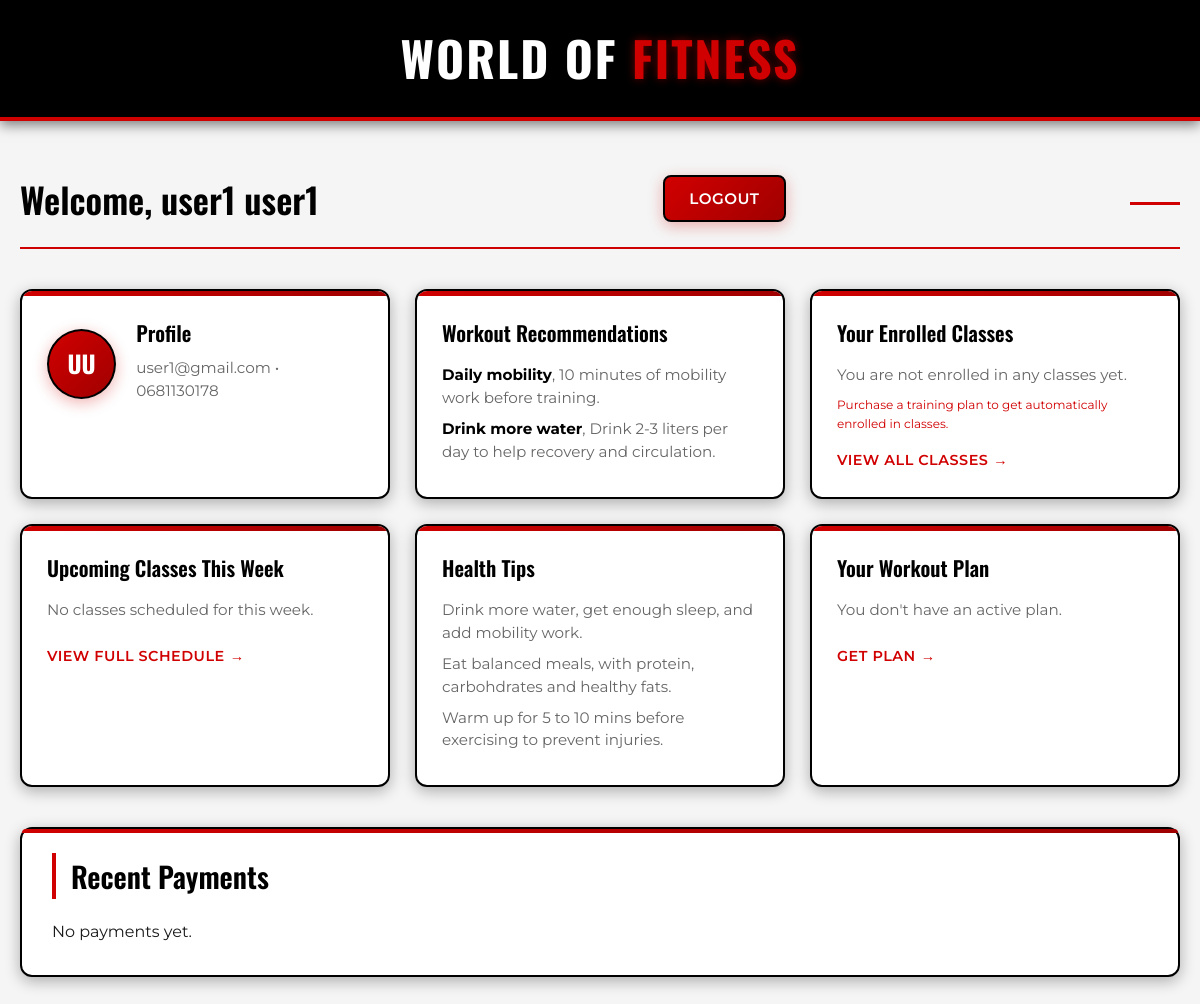
The page /users page/dashboard.php (signed in) on the database its author committed.
### tables this page shows
CREATE TABLE `users` (
  `idusers` int(11) NOT NULL AUTO_INCREMENT,
  `firstName` varchar(100) NOT NULL,
  `surname` varchar(100) NOT NULL,
  `email` varchar(255) NOT NULL,
  `numberPhone` varchar(15) NOT NULL,
  `idNumber` varchar(20) NOT NULL,
  `pwd` varchar(100) NOT NULL,
  PRIMARY KEY (`idusers`),
  UNIQUE KEY `userscol1_UNIQUE` (`email`)
);

CREATE TABLE `recommendations` (
  `id` int(11) NOT NULL AUTO_INCREMENT,
  `user_id` int(11) DEFAULT NULL,
  `title` varchar(140) NOT NULL,
  `summary` varchar(255) DEFAULT NULL,
  `created_at` timestamp NOT NULL DEFAULT current_timestamp(),
  PRIMARY KEY (`id`),
  KEY `idx_rec_user` (`user_id`),
  CONSTRAINT `fk_rec_user` FOREIGN KEY (`user_id`) REFERENCES `users` (`idusers`) ON DELETE SET NULL ON UPDATE CASCADE
);

### users page/dashboard.php (called while the page is built, shortened)
<?php
$rootDir = dirname(__DIR__);
require_once $rootDir . '/api/config_session.php';
require_once $rootDir . '/api/dbh.php';
require_once $rootDir . '/users page/includes/model.php';
require_once $rootDir . '/users page/includes/contr.php';
$userId = (int) $_SESSION['user_idusers'];
$data = getUserDashboardData($pdo, $userId);
$cssPath = 'style.css?v=' . time();
require_once $rootDir . '/users page/includes/view.php';
?>

### users page/includes/model.php (called while the page is built, shortened)
<?php
function fetchUserById(object $pdo, int $userId): ?array {
    $sql = "SELECT idusers, firstName, surname, numberPhone, idNumber, email
            FROM users WHERE idusers = :id LIMIT 1";
    $stmt = $pdo->prepare($sql);
    $stmt->bindValue(':id', $userId, PDO::PARAM_INT);
    $stmt->execute();
    return $stmt->fetch(PDO::FETCH_ASSOC) ?: null;
}
function fetchUserClasses(object $pdo, int $userId): array {
    $sql = "SELECT c.*
            FROM classes c
            JOIN class_enrollments e ON e.class_id = c.id
            WHERE e.user_id = :uid
            ORDER BY FIELD(c.day_of_week,'Monday','Tuesday','Wednesday','Thursday','Friday','Saturday','Sunday'), c.start_time";
    $stmt = $pdo->prepare($sql);
    $stmt->bindValue(':uid', $userId, PDO::PARAM_INT);
    $stmt->execute();
    return $stmt->fetchAll(PDO::FETCH_ASSOC) ?: [];
}
function fetchUserEvents(object $pdo, int $userId): array {
    $sql = "SELECT c.id, c.title, c.day_of_week, c.start_time, c.end_time, c.room
            FROM classes c
            JOIN class_enrollments e ON e.class_id = c.id
            WHERE e.user_id = :uid
            ORDER BY
                FIELD(c.day_of_week,'Monday','Tuesday','Wednesday','Thursday','Friday','Saturday','Sunday'),
                c.start_time ASC";
    $stmt = $pdo->prepare($sql);
    $stmt->bindValue(':uid', $userId, PDO::PARAM_INT);
    $stmt->execute();
    return $stmt->fetchAll(PDO::FETCH_ASSOC) ?: [];
}
function fetchWorkoutRecommendations(object $pdo, int $userId): array {
    $sql = "SELECT id, title, summary FROM recommendations
            WHERE user_id = :uid OR user_id IS NULL
            ORDER BY id DESC LIMIT 10";
    $stmt = $pdo->prepare($sql);
    $stmt->bindValue(':uid', $userId, PDO::PARAM_INT);
    $stmt->execute();
    return $stmt->fetchAll(PDO::FETCH_ASSOC) ?: [];
}
function fetchUserPlan(object $pdo, int $userId): ?array {
    $sql = "SELECT up.id as user_plan_id, p.id as plan_id, p.title, p.price, p.description, up.expires_at
            FROM user_plans up
            JOIN plans p ON p.id = up.plan_id
            WHERE up.user_id = :uid
            ORDER BY up.purchased_at DESC
            LIMIT 1";
    $stmt = $pdo->prepare($sql);
    $stmt->bindValue(':uid', $userId, PDO::PARAM_INT);
    $stmt->execute();
    return $stmt->fetch(PDO::FETCH_ASSOC) ?: null;
}
function fetchPaidClassIdsByUser(object $pdo, int $userId): array {
    $sql = "SELECT class_id FROM payments WHERE user_id = :uid AND class_id IS NOT NULL";
    $stmt = $pdo->prepare($sql);
    $stmt->bindValue(':uid', $userId, PDO::PARAM_INT);
    $stmt->execute();
    return $stmt->fetchAll(PDO::FETCH_COLUMN, 0);
}
function fetchPaymentsByUser(object $pdo, int $userId): array {
    $sql = "SELECT p.*, pl.title as plan_title, c.title as class_title
            FROM payments p
            LEFT JOIN plans pl ON p.plan_id = pl.id
            LEFT JOIN classes c ON p.class_id = c.id
            WHERE p.user_id = :uid
            ORDER BY p.paid_at DESC
            LIMIT 10";
    $stmt = $pdo->prepare($sql);
    $stmt->bindValue(':uid', $userId, PDO::PARAM_INT);
    $stmt->execute();
    return $stmt->fetchAll(PDO::FETCH_ASSOC) ?: [];
}
function fetchAllClasses(object $pdo): array {
    $sql = "SELECT * FROM classes
            ORDER BY FIELD(day_of_week,'Monday','Tuesday','Wednesday','Thursday','Friday','Saturday','Sunday'), start_time";
    $stmt = $pdo->prepare($sql);
    $stmt->execute();
    return $stmt->fetchAll(PDO::FETCH_ASSOC) ?: [];
}
?>

### users page/includes/contr.php (called while the page is built, shortened)
<?php
require_once __DIR__ . '/model.php';
function getUserDashboardData(object $pdo, int $userId): array {
    $user = fetchUserById($pdo, $userId);
    $classes = fetchUserClasses($pdo, $userId);
    $events = fetchUserEvents($pdo, $userId);
    $recs = fetchWorkoutRecommendations($pdo, $userId);
    $plan = fetchUserPlan($pdo, $userId);
    $payments = fetchPaymentsByUser($pdo, $userId);
    $paidClassIds = fetchPaidClassIdsByUser($pdo, $userId);
    $allClasses = fetchAllClasses($pdo);
    return [
        'user' => $user,
        'classes' => $classes,
        'events' => $events,
        'recs' => $recs,
        'plan' => $plan,
        'payments' => $payments,
        'paidClassIds' => $paidClassIds,
        'allClasses' => $allClasses
    ];
}
?>

### users page/includes/view.php (the view, shortened to what this page needs)
<?php
$user = $data['user'] ?? null;
$classes = $data['classes'] ?? [];
$events = $data['events'] ?? [];
$recs = $data['recs'] ?? [];
$plan = $data['plan'] ?? null;
$payments = $data['payments'] ?? [];
?>
<!doctype html>
<html lang="en">
<head>
  <link rel="stylesheet" href="<?= $cssPath ?>">
</head>
<body>
<div class="world-fitness-banner">
  <div class="banner-content">
    <h1><span class="world-text">WORLD OF </span><span class="fitness-text">FITNESS</span></h1>
  </div>
</div>
<div class="dashboard container">
  <header class="dashboard-header">
    <?php if ($user): ?>
      <h1>Welcome, <?= htmlspecialchars($user['firstName'] . ' ' . $user['surname']) ?></h1>
    <?php else: ?>
      <h1>Welcome, User</h1>
    <?php endif; ?>
    <form class="logout" action="../api/logout.php" method="post">
      <button class="btn primary" type="submit" title="Logout">Logout</button>
    </form>
  </header>
  <div class="dash-grid">
    <div class="widget" data-panel="profile">
      <div class="profile">
        <?php if ($user): ?>
          <div class="avatar"><?= strtoupper(substr($user['firstName'],0,1) . substr($user['surname'],0,1)) ?></div>
          <div>
            <h3>Profile</h3>
            <p class="meta"><?= htmlspecialchars($user['email']) ?> • <?= htmlspecialchars($user['numberPhone']) ?></p>
          </div>
        <?php endif; ?>
      </div>
    </div>
    <div class="widget" data-panel="recommendations">
      <h3>Workout Recommendations</h3>
      <?php if (empty($recs)): ?>
        <p class="meta">No recommendations available at the moment.</p>
      <?php else: ?>
        <?php foreach(array_slice($recs,0,3) as $r): ?>
          <p class="meta">
            <strong><?= htmlspecialchars($r['title'] ?? 'Untitled') ?></strong>,
            <?= htmlspecialchars($r['summary'] ?? 'No description') ?>
          </p>
        <?php endforeach; ?>
      <?php endif; ?>
    </div>
    <div class="widget" data-panel="classes">
      <h3>Your Enrolled Classes</h3>
      <?php if (empty($classes)): ?>
        <p class="meta">You are not enrolled in any classes yet.</p>
        <?php if ($plan): ?>
          <p class="no-classes-message">
            You have a <?= htmlspecialchars($plan['title']) ?> plan but no class enrollments.<br>
            Classes should be automatically assigned. Please contact support if this doesn't update soon.
          </p>
        <?php else: ?>
          <p class="no-classes-message">
            Purchase a training plan to get automatically enrolled in classes.
          </p>
        <?php endif; ?>
      <?php endif; ?>
      <div class="more">
    <a href="classes.php" style="color: inherit; text-decoration: none;">
        View all classes
    </a>
</div>
    </div>
    <div class="widget" data-panel="calendar">
      <h3>Upcoming Classes This Week</h3>
      <?php if (empty($events)): ?>
        <p class="meta">No classes scheduled for this week.</p>
      <?php endif; ?>
      <div class="more">
    <a href="classes.php" style="color: inherit; text-decoration: none;">
        View full schedule
    </a>
</div>
    </div>
    <div class="widget" data-panel="tips">
      <h3>Health Tips</h3>
      <p class="meta">Drink more water, get enough sleep, and add mobility work.</p>
      <p class="meta">Eat balanced meals, with protein, carbohdrates and healthy fats.</p>
      <p class="meta">Warm up for 5 to 10 mins before exercising to prevent injuries.</p>
    </div>
    <div class="widget" data-panel="plan">
      <h3>Your Workout Plan</h3>
      <?php if ($plan): ?>
        <p class="meta">
          <strong><?= htmlspecialchars($plan['title'] ?? 'No Title') ?></strong><br>
          <?= htmlspecialchars($plan['description'] ?? 'No description available') ?>
        </p>
        <p class="meta">
          <strong>Price:</strong> R<?= number_format((float)($plan['price'] ?? 0), 2) ?><br>
          <?php if ($plan['expires_at']): ?>
            <strong>Expires:</strong> <?= date('F j, Y', strtotime($plan['expires_at'])) ?>
          <?php endif; ?>
        </p>
      <?php else: ?>
        <p class="meta">You don't have an active plan.</p>
      <?php endif; ?>
      <div class="more">
        <a href="../payment/index.php" style="color: inherit; text-decoration: none;">
          <?= $plan ? 'Change Plan' : 'Get Plan' ?>
        </a>
      </div>
    </div>
  </div>
  <section class="payments-section">
    <h2>Recent Payments</h2>
    <?php if (empty($payments)): ?>
      <p>No payments yet.</p>
    <?php endif; ?>
  </section>
</div>
</body>
</html>

### users page/includes/view.php (style rules this page uses)
.world-fitness-banner { background: #000000; color: #ffffff; padding: 20px 0; text-align: center; border-bottom: 4px solid #d10000; }
.world-fitness-banner h1 { font-family: 'Oswald', Arial, sans-serif; font-size: 3rem; font-weight: 700; margin: 0; }
.fitness-text { color: #d10000; }
.no-classes-message { color: #d10000; font-size: 12px; margin-top: 5px; }

### rows shown on the page
users: firstName+surname "user1 user1", firstName+surname "UU", email "user1@gmail.com", numberPhone "0681130178"
recommendations: title "Daily mobility", summary "10 minutes of mobility work before training."
recommendations: title "Drink more water", summary "Drink 2-3 liters per day to help recovery and circulation."
